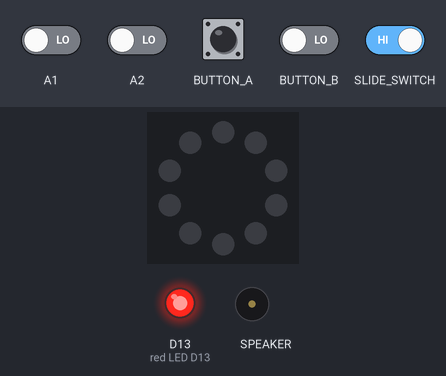
A program run on a simulated Circuit Playground running CircuitPython. On the bench: the board's ring of 10 RGB LEDs (number 0 left of the top, counting anticlockwise), output pins drawn as LEDs (lit = HIGH), buzzer (waves = sounding). The test bench sets the inputs (shaded band); at power-on: A1 LOW, A2 LOW. Dim RGB values are drawn brighter than linear; random numbers come from a fixed seed; touch pads read as touched when driven HIGH.

Above: at 1.2 s.
1.3 s: button A pressed for 0.15 s
At 2.2 s:
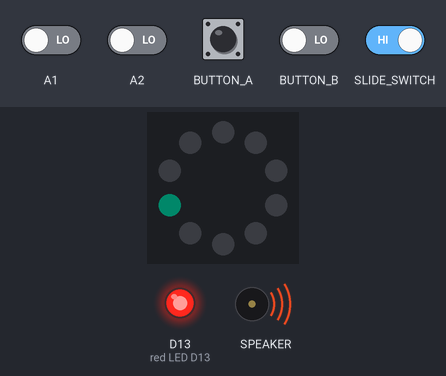
3.8 s: slide switch moved to the right
At 4.9 s:
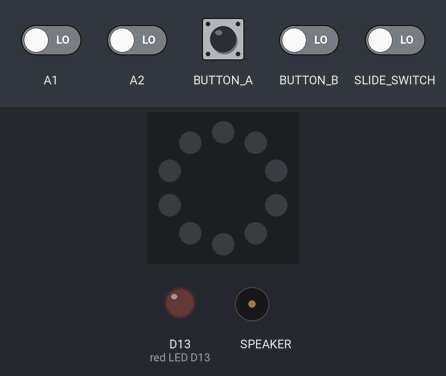
8.6 s: BUTTON_B (button B) driven HIGH and SLIDE_SWITCH (slide switch) driven HIGH
At 9.1 s:
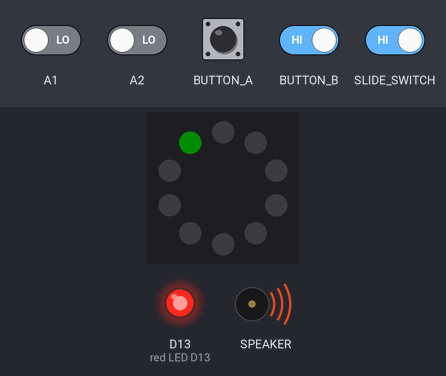
Timing chart, 0 to 21.6 s (numbered marks = the images above; inputs shaded):
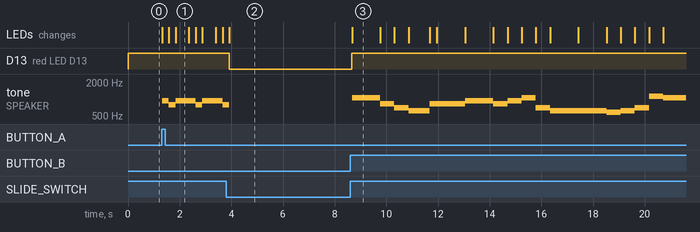

The program:

code.py
```python
# Arthur Chu USMA/EECS - MIT/LL 2024 - 2026

from adafruit_circuitplayground import cp
import time

#pace = 180;

import math, random

def freq_to_rgb(freq):
    wavelength = (freq-500)/1500 * 400 + 380
    return wavelength_to_rgb(wavelength)

def wavelength_to_rgb(wavelength):
    xyz = cie1931_wavelength_to_xyz_fit(wavelength)
    rgb = srgb_xyz_to_rgb(xyz)

    r = int(rgb[0] * 255) & 0xFF
    g = int(rgb[1] * 255) & 0xFF
    b = int(rgb[2] * 255) & 0xFF

    return (r << 16) | (g << 8) | b

def srgb_xyz_to_rgb(xyz):
    x, y, z = xyz

    rl =  3.2406255 * x - 1.537208  * y - 0.4986286 * z
    gl = -0.9689307 * x + 1.8757561 * y + 0.0415175 * z
    bl =  0.0557101 * x - 0.2040211 * y + 1.0569959 * z

    return (
        srgb_xyz_to_rgb_postprocess(rl),
        srgb_xyz_to_rgb_postprocess(gl),
        srgb_xyz_to_rgb_postprocess(bl)
    )

def srgb_xyz_to_rgb_postprocess(c):
    c = max(0, min(1, c))  # Clip to range [0,1]
    return c * 12.92 if c <= 0.0031308 else 1.055 * (c ** (1 / 2.4)) - 0.055

def cie1931_wavelength_to_xyz_fit(wavelength):
    wave = wavelength

    t1 = (wave - 442.0) * (0.0624 if wave < 442.0 else 0.0374)
    t2 = (wave - 599.8) * (0.0264 if wave < 599.8 else 0.0323)
    t3 = (wave - 501.1) * (0.0490 if wave < 501.1 else 0.0382)
    x = 0.362 * math.exp(-0.5 * t1 * t1) + 1.056 * math.exp(-0.5 * t2 * t2) - 0.065 * math.exp(-0.5 * t3 * t3)

    t1 = (wave - 568.8) * (0.0213 if wave < 568.8 else 0.0247)
    t2 = (wave - 530.9) * (0.0613 if wave < 530.9 else 0.0322)
    y = 0.821 * math.exp(-0.5 * t1 * t1) + 0.286 * math.exp(-0.5 * t2 * t2)

    t1 = (wave - 437.0) * (0.0845 if wave < 437.0 else 0.0278)
    t2 = (wave - 459.0) * (0.0385 if wave < 459.0 else 0.0725)
    z = 1.217 * math.exp(-0.5 * t1 * t1) + 0.681 * math.exp(-0.5 * t2 * t2)

    return (x, y, z)


def main():
    # Play a short song using the built-in speaker (at least 20 notes)
    # Reference the provided frequency chart information

    # Example: 440 hz tone played for 1 second.
    # Consider how to use multiple functions for the notes/stanzas...
    #cp.play_tone(440, 1)

    octave = {'x':0, 'C':16.35, 'C#':17.32,'Db': 17.32, 'D': 18.35, 'D#':19.45, 'Eb':19.45,'E':20.6,'F':21.83,'F#':23.12,'Gb':23.12,'G':24.5,'G#':25.96,'Ab':25.96,'A':27.5,'A#':29.14,'Bb':29.14,'B':30.87}

    led = cp.pixels
    led.brightness = 0.05

    while True:

        if cp.switch: # checks to see if the switch is on
            cp.red_led = True # Turns the red LED on
        else:
            cp.red_led = False # Turns the red LED off

        if cp.button_a:

            #A = 'E-6-1 E-6-1 E-6-.5 D-6-.5 E-6-.5 D-6-1.5 A-4-.5 B-5-1 C-6-.5 x-1 D-6-1 D-6-1 D-6-.5 B-5-.5 D-6-.5 B-5-1.5 E-5-.5 F#-5-1 G-5-1 x-1'
            #B = 'E-6-1 E-6-1 E-6-.5 D-6-.5 E-6-.5 F#-6-1.5 F#-6-1 F#-6-1.5 x-1 D-6-1 D-6-1 D-6-1 D-6-.5 C-6-.5 C-6-.5 B-5-.5 x-1 B-5-.5 B-5-.5 B-5-.5 B-5-3 C-6-1 A-5-2.5 x-.5 A-5-.5 A-5-.5 F#-5-.5 F#-5-.5 F#-5-1.5 B-5-1 F#-5-.5 G-5-3.5 x-1'
            #song = [A,A,B]
            #pace = 180
            p1 = (
                'Bb-4-.5 G-4-.5 Bb-4-1 '
                'Bb-4-.5 G-4-.5 Bb-4-1 '
                'Bb-4-.5 G-4-.5 Bb-4-.75 C-5-.25 Bb-4-.5 G-4-.5 '
                'Bb-4-1 G-4-.5 Ab-4-.5 Bb-4-.5 Ab-4-1 F-4-.5 '
                'Bb-4-.5 Ab-4-1 F-4-.5 Eb-4-3'
            )

            p3 = (
                'Bb-4-.5 Bb-4-.5 Eb-5-1 Eb-5-1 '
                'Bb-4-1.5 Bb-4-.5 C-5-.75 D-5-.25 Eb-5-.5 C-5-.5 '
                'Bb-4-2 Eb-5-.5 Eb-5-1 D-5-.5 '
                'C-5-.75 D-5-.25 Eb-5-.5 C-5-.5 F-5-3'
            )

            p4 = (
                'Bb-4-.5 Bb-4-.5 Eb-5-1 Eb-5-1 '
                'D-5-2 C-5-.75 D-5-.25 Eb-5-.5 C-5-.5 '
                'Bb-4-1 G-4-.5 Ab-4-.5 Bb-4-.5 Ab-4-1 F-4-.5 '
                'Bb-4-.5 Ab-4-1 F-4-.5 Eb-4-3'
            )

            song = [p1, p1, p3, p4]
            pace = 116

        elif cp.button_b:

            hailalmamaterdear = 'C-5-1 Ab-4-.5 F-4-.5 Eb-4-.75 Ab-4-.25 Ab-4-1'
            tousbeevernear = 'Bb-4-1 Ab-4-.5 Bb-4-.5 C-5-.5 F-4-.5 Eb-4-1'
            helpusthymottobear = 'Eb-4-1 D-4-.5 Eb-4-.5 F-4-.5 Db-5-.5 C-5-1'
            throughalltheyears = 'Bb-4-1 C-5-.5 Bb-4-.5 Eb-4-1.5'
            letdutybewellperformed = 'Eb-4-.5 Bb-4-1 C-5-.5 Bb-4-.5 Ab-4-.5 F-4-.5 Eb-4-1'
            honorbeeeruntarned ='C-5-1 Db-5-.5 C-5-.5 F-4-.5 C-5-.5 Bb-4-1'
            countrybeeverarmed='Eb-4-1 F-4-.5 Eb-4-.5 Eb-4-.5 Db-5-.5 C-5-1'
            westpointbytheee = 'Bb-4-1 F-4-1.5 G-4-.5 Ab-4-1.5'

            song = [hailalmamaterdear, tousbeevernear, helpusthymottobear, throughalltheyears, letdutybewellperformed, honorbeeeruntarned, countrybeeverarmed, westpointbytheee]
            pace = 55
        else:
            if cp.touch_A1: # Checks to see if A1 is being touched
                print("Touched pad A1")

                # display the level of light detected
                print("Light level:",(cp.light,)) # waits for 1 second
                x, y, z = cp.acceleration
                print("Acceleration:", (x, y, z))
            if cp.touch_A2:
                print("Touched pad A2")
                magnitude = cp.sound_level
                # Displays that volume magnitude
                print("Sound level:",(magnitude,))

                c_temp = cp.temperature # sample the temperature
                f_temp = c_temp * 1.8 + 32 # Convert the temperature to Fahrenheit

                print("Temp:",(f_temp,)) # Display and plot the temperature
                print("")
            time.sleep(0.1)
            continue

        notes = ' '.join(song).split(' ')
        offset = 0
        for i,n in enumerate(notes):
            if not cp.switch:
                break
            parts = n.split('-')
            led.fill((0,0,0))
            if parts[0] == 'x':
                offset += 1
                time.sleep(float(parts[1]) * 60/pace)
            else:
                freq = octave[parts[0]] * (2 ** (int(parts[1]) + 1))
                rgb = freq_to_rgb(freq)
                ledidx = (i-offset)%10
                led[ledidx] = rgb
                if random.random() > 0.9:
                    led.fill(rgb)
                    #led[ledidx] = (0,0,0)
                cp.play_tone(freq, float(parts[2]) * 60/pace)
                #led.fill((0,0,0))

        led.fill((0,0,0))

main()
```

Measured:
- after the input at 1.3 s, tone on SPEAKER: silent → 932 Hz at once, then repeats every 1.0 s: 784 Hz 0.26 s, 932 Hz 0.78 s; the LEDs: first change at once (image 1 shows a later state)
- after the input at 3.8 s, D13 (red LED D13): HIGH → LOW after 0.12 s
- after the input at 8.6 s, D13 (red LED D13): LOW → HIGH after 0.07 s; tone on SPEAKER: plays 1046 Hz for 1.1 s, 830 Hz for 0.55 s, 698 Hz for 0.55 s, 622 Hz for 0.82 s, 830 Hz for 1.4 s, 932 Hz for 1.1 s … (16 notes in this stretch), starting after 0.07 s; the LEDs: change after 0.07 s (image 3)
- what the display in image 1 shows lasts 0.6 s, from 1.8 s to 2.4 s
- what the display in image 3 shows lasts 1.1 s, from 8.7 s to 9.8 s
